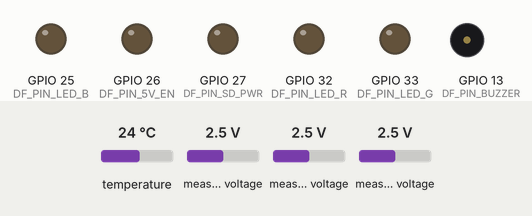
The program below on a simulated ESP32. Parts: output pins drawn as LEDs (lit = HIGH), buzzer (waves = sounding, pin HIGH). Wiring (inferred from the names in the program): DS18B20 sensor: data GPIO 4; ADS1115 converter at I2C address 0x48; DS3231 clock at I2C address 0x68. The inputs (shaded band) are chosen by the test bench; at power-on: temperature 24 °C, measured voltage 2.5 V. The local clock reads 2024-03-15 10:24:30 at power-on unless the program sets it; storage starts empty; EEPROM starts erased. At 4.8 s the program puts the board to deep sleep or switches it off; the recording ends there.

Above: at 1.7 s.
At 3.51 s:
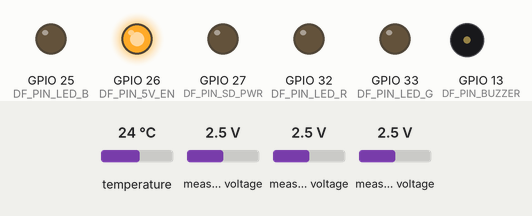
Timing chart, 0 to 4.1 s (numbered marks = the images above):
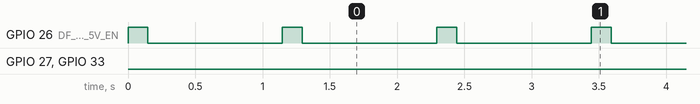

Measured:
- by itself, GPIO 26 (DF_PIN_5V_EN): alternates HIGH for 0.15 s and LOW for 1.0 s
- by itself, GPIO 27 (DF_PIN_SD_PWR): LOW → HIGH at 4.7 s, → LOW 0.04 s later
- by itself, GPIO 33 (DF_PIN_LED_G): LOW → HIGH at 4.8 s

The program:

main.cpp
```cpp
// ============================================================================
// DeltaFiltre — firmware v0.1.0 (ESP32-WROOM-32, Arduino framework)
//
// FIRST IMPLEMENTATION — NOT BENCH-TESTED. No physical prototype exists yet.
// Gate G0 (written supplier confirmation of transmitter overpressure rating)
// must be passed before any hardware is purchased or assembled.
//
// Behaviour (docs/06-method.md, docs/02-architecture.md):
//   - Wake every 60 s, power the switched 5 V rail, burst-sample the two
//     pressure transmitters + the excitation rail through the ADS1115.
//   - Per-minute sample = median of the burst; logged aggregate = median
//     over a 5-minute window of per-sample dP values.
//   - Baseline-relative alarm (delta = 20 kPa default, persistence 3 valid
//     windows, hysteresis 5 kPa). Alarm-only: NO actuation output exists.
//   - Full time series appended to microSD as CSV (schema v1).
//   - Deep sleep between bursts; rails (5 V, SD) are switched off in sleep.
//
// Hardware-independent logic lives in src/core/ and is unit-tested natively
// (firmware/test/test_core.cpp). This file is only wiring + drivers.
// ============================================================================
#include <Arduino.h>
#include <Wire.h>
#include <SPI.h>
#include <SD.h>
#include <Preferences.h>
#include <esp_sleep.h>

#include "config.h"
#include "core/flags.h"
#include "core/median.h"
#include "core/pressure_conv.h"
#include "core/flow_model.h"
#include "core/baseline.h"
#include "core/alarm.h"
#include "core/zero_check.h"
#include "core/window.h"

using namespace df;

// ---------------------------------------------------------------------------
// Persistent state
// ---------------------------------------------------------------------------
static Preferences prefs;
static AlarmConfig alarm_cfg{DF_DELTA_DEFAULT_KPA, DF_HYSTERESIS_KPA, DF_PERSISTENCE};
static AlarmFsm alarm_fsm(alarm_cfg);
static Baseline baseline;
static ZeroCheck zero_check;
static FlowModel flow_model;

// State kept across deep sleep in RTC memory.
RTC_DATA_ATTR static float rtc_up[Window::kMaxSamples];
RTC_DATA_ATTR static float rtc_down[Window::kMaxSamples];
RTC_DATA_ATTR static int rtc_count = 0;
RTC_DATA_ATTR static uint32_t rtc_seq = 0;
RTC_DATA_ATTR static uint32_t rtc_boot = 0;
RTC_DATA_ATTR static int64_t rtc_last_epoch = 0;
RTC_DATA_ATTR static bool rtc_have_pending = false;
RTC_DATA_ATTR static float rtc_pending_dp = 0.0f;  // buffered aggregate if SD failed

// ---------------------------------------------------------------------------
// ADS1115 — minimal register driver (single-shot conversions).
// Powered at 5 V; I2C through a BSS138 level shifter (design §2).
// PGA = +/-6.144 V (design decision: 4.096 V range would saturate).
// ---------------------------------------------------------------------------
static bool ads_write(uint8_t reg, uint16_t val) {
  Wire.beginTransmission(DF_ADDR_ADS1115);
  Wire.write(reg);
  Wire.write((uint8_t)(val >> 8));
  Wire.write((uint8_t)(val & 0xFF));
  return Wire.endTransmission() == 0;
}

static bool ads_read_reg(uint8_t reg, uint16_t& val) {
  Wire.beginTransmission(DF_ADDR_ADS1115);
  Wire.write(reg);
  if (Wire.endTransmission(false) != 0) return false;
  if (Wire.requestFrom(DF_ADDR_ADS1115, 2) != 2) return false;
  val = ((uint16_t)Wire.read() << 8) | Wire.read();
  return true;
}

// Single-shot conversion on mux channel (0..3). Returns volts, or NAN.
static float ads_read_volts(uint8_t channel) {
  // OS=1 (start), MUX=100+channel (AINx vs GND), PGA=000 (+/-6.144 V),
  // MODE=1 (single-shot), DR=100 (128 SPS), comparator disabled.
  uint16_t cfg = 0x8000 | ((uint16_t)(4 + channel) << 12) | 0x0000 | 0x0100 |
                 0x0080 | 0x0003;
  if (!ads_write(0x01, cfg)) return NAN;
  uint16_t status = 0;
  for (int i = 0; i < 20; ++i) {  // wait for OS bit = conversion done
    if (!ads_read_reg(0x01, status)) return NAN;
    if (status & 0x8000) break;
    delay(2);
  }
  uint16_t raw = 0;
  if (!ads_read_reg(0x00, raw)) return NAN;
  return (int16_t)raw * 6.144f / 32768.0f;
}

// ---------------------------------------------------------------------------
// DS3231 RTC — read epoch seconds (UTC). Time is set at commissioning.
// ---------------------------------------------------------------------------
static uint8_t bcd2bin(uint8_t v) { return v - 6 * (v >> 4); }

static bool rtc_read_epoch(int64_t& epoch_out) {
  Wire.beginTransmission(DF_ADDR_DS3231);
  Wire.write(0x00);
  if (Wire.endTransmission(false) != 0) return false;
  if (Wire.requestFrom(DF_ADDR_DS3231, 7) != 7) return false;
  int sec = bcd2bin(Wire.read() & 0x7F);
  int min = bcd2bin(Wire.read());
  int hour = bcd2bin(Wire.read() & 0x3F);
  Wire.read();  // day of week
  int day = bcd2bin(Wire.read());
  int month = bcd2bin(Wire.read() & 0x1F);
  int year = 2000 + bcd2bin(Wire.read());
  // Days since 1970-01-01 (civil algorithm, public domain — H. Hinnant).
  int64_t y = year - (month <= 2);
  int64_t era = (y >= 0 ? y : y - 399) / 400;
  int64_t yoe = y - era * 400;
  int64_t doy = (153 * (month + (month > 2 ? -3 : 9)) + 2) / 5 + day - 1;
  int64_t doe = yoe * 365 + yoe / 4 - yoe / 100 + doy;
  int64_t days = era * 146097 + doe - 719468;
  epoch_out = days * 86400 + hour * 3600 + min * 60 + sec;
  return true;
}

static void epoch_to_iso(int64_t epoch, char* buf, size_t len) {
  int64_t days = epoch / 86400, rem = epoch % 86400;
  if (rem < 0) { rem += 86400; --days; }
  int64_t z = days + 719468;
  int64_t era = (z >= 0 ? z : z - 146096) / 146097;
  int64_t doe = z - era * 146097;
  int64_t yoe = (doe - doe / 1460 + doe / 36524 - doe / 146096) / 365;
  int64_t y = yoe + era * 400;
  int64_t doy = doe - (365 * yoe + yoe / 4 - yoe / 100);
  int64_t mp = (5 * doy + 2) / 153;
  int d = (int)(doy - (153 * mp + 2) / 5 + 1);
  int m = (int)(mp + (mp < 10 ? 3 : -9));
  int yr = (int)(y + (m <= 2));
  snprintf(buf, len, "%04d-%02d-%02dT%02d:%02d:%02dZ", yr, m, d,
           (int)(rem / 3600), (int)((rem % 3600) / 60), (int)(rem % 60));
}

// ---------------------------------------------------------------------------
// DS18B20 — minimal 1-Wire. Conversion is requested at the end of a burst
// and read at the next burst (750 ms conversion fits easily in 60 s), per
// the Phase 6 harmonization: one temperature value per 5-minute aggregate.
// ---------------------------------------------------------------------------
static bool ow_reset() {
  pinMode(DF_PIN_ONEWIRE, OUTPUT);
  digitalWrite(DF_PIN_ONEWIRE, LOW);
  delayMicroseconds(480);
  pinMode(DF_PIN_ONEWIRE, INPUT);
  delayMicroseconds(70);
  bool present = digitalRead(DF_PIN_ONEWIRE) == LOW;
  delayMicroseconds(410);
  return present;
}
static void ow_write_byte(uint8_t b) {
  for (int i = 0; i < 8; ++i) {
    pinMode(DF_PIN_ONEWIRE, OUTPUT);
    digitalWrite(DF_PIN_ONEWIRE, LOW);
    if (b & 1) { delayMicroseconds(6); pinMode(DF_PIN_ONEWIRE, INPUT); delayMicroseconds(64); }
    else { delayMicroseconds(60); pinMode(DF_PIN_ONEWIRE, INPUT); delayMicroseconds(10); }
    b >>= 1;
  }
}
static uint8_t ow_read_byte() {
  uint8_t b = 0;
  for (int i = 0; i < 8; ++i) {
    pinMode(DF_PIN_ONEWIRE, OUTPUT);
    digitalWrite(DF_PIN_ONEWIRE, LOW);
    delayMicroseconds(6);
    pinMode(DF_PIN_ONEWIRE, INPUT);
    delayMicroseconds(9);
    if (digitalRead(DF_PIN_ONEWIRE)) b |= (1u << i);
    delayMicroseconds(55);
  }
  return b;
}
static float ds18b20_read_c() {  // reads the conversion requested last burst
  if (!ow_reset()) return NAN;
  ow_write_byte(0xCC);  // SKIP ROM (single device on the bus)
  ow_write_byte(0xBE);  // READ SCRATCHPAD
  uint8_t lo = ow_read_byte(), hi = ow_read_byte();
  int16_t raw = ((int16_t)hi << 8) | lo;
  return raw * 0.0625f;
}
static void ds18b20_start_conversion() {
  if (!ow_reset()) return;
  ow_write_byte(0xCC);
  ow_write_byte(0x44);  // CONVERT T
}

// ---------------------------------------------------------------------------
// Signalling: tricolor LED + buzzer (local only — the product has no
// actuation output of any kind, spec EF-22).
// ---------------------------------------------------------------------------
static void set_led(bool r, bool g, bool b) {
  digitalWrite(DF_PIN_LED_R, r ? HIGH : LOW);
  digitalWrite(DF_PIN_LED_G, g ? HIGH : LOW);
  digitalWrite(DF_PIN_LED_B, b ? HIGH : LOW);
}
static void signal_state(AlarmState s, bool drift_warn) {
  if (drift_warn) { set_led(true, true, false); return; }   // amber: sensor warning
  switch (s) {
    case AlarmState::ALARM: set_led(true, false, false); break;
    case AlarmState::PENDING: set_led(true, true, false); break;
    default: set_led(false, true, false); break;            // green: normal
  }
}

// ---------------------------------------------------------------------------
// SD logging — open/append/flush/close per record (docs/04-data-format.md).
// ---------------------------------------------------------------------------
static bool sd_append_line(const char* line) {
  digitalWrite(DF_PIN_SD_PWR, HIGH);
  delay(10);
  bool ok = false;
  if (SD.begin(DF_PIN_SD_CS)) {
    char path[24];
    int64_t ep;
    if (rtc_read_epoch(ep)) {
      char iso[24];
      epoch_to_iso(ep, iso, sizeof(iso));
      snprintf(path, sizeof(path), "/DF-%.4s-%.2s.csv", iso, iso + 5);
    } else {
      snprintf(path, sizeof(path), "/DF-unknown.csv");
    }
    File f = SD.open(path, FILE_APPEND);
    if (f) {
      if (f.size() == 0) {
        f.printf("# deltafiltre-log schema=%d fw=%s\n", DF_LOG_SCHEMA, DF_FW_VERSION);
        f.println("seq,boot,ts_iso8601,p_up_kpa,p_down_kpa,dp_kpa,t_water_c,"
                  "dp_norm_kpa,excess_kpa,baseline_kpa,alarm_state,vbat_v,flags");
      }
      f.print(line);
      f.flush();
      f.close();
      ok = true;
    }
    SD.end();
  }
  digitalWrite(DF_PIN_SD_PWR, LOW);
  return ok;
}

// ---------------------------------------------------------------------------
// Config persistence (NVS): baseline, flow model, alarm delta, zero state.
// ---------------------------------------------------------------------------
static void load_state() {
  prefs.begin("deltafiltre", true);
  baseline.b0_kpa = prefs.getFloat("b0", 0.0f);
  baseline.bn_kpa = prefs.getFloat("bn", 0.0f);
  baseline.cleaning_count = prefs.getInt("nclean", 0);
  baseline.captured = prefs.getBool("bcapt", false);
  flow_model.k = prefs.getFloat("fk", 0.0f);
  flow_model.n = prefs.getFloat("fn", 0.0f);
  flow_model.q_ref = prefs.getFloat("fqref", 0.0f);
  flow_model.valid = prefs.getBool("fvalid", false);
  alarm_cfg.delta_kpa = prefs.getFloat("delta", DF_DELTA_DEFAULT_KPA);
  zero_check.valid = prefs.getBool("zvalid", false);
  zero_check.drift_suspected = prefs.getBool("zdrift", false);
  zero_check.last_dp_zero_kpa = prefs.getFloat("zdp", 0.0f);
  prefs.end();
  alarm_fsm = AlarmFsm(alarm_cfg);
}
static void save_state() {
  prefs.begin("deltafiltre", false);
  prefs.putFloat("b0", baseline.b0_kpa);
  prefs.putFloat("bn", baseline.bn_kpa);
  prefs.putInt("nclean", baseline.cleaning_count);
  prefs.putBool("bcapt", baseline.captured);
  prefs.putFloat("fk", flow_model.k);
  prefs.putFloat("fn", flow_model.n);
  prefs.putFloat("fqref", flow_model.q_ref);
  prefs.putBool("fvalid", flow_model.valid);
  prefs.putFloat("delta", alarm_cfg.delta_kpa);
  prefs.putBool("zvalid", zero_check.valid);
  prefs.putBool("zdrift", zero_check.drift_suspected);
  prefs.putFloat("zdp", zero_check.last_dp_zero_kpa);
  prefs.end();
}

// ---------------------------------------------------------------------------
// One burst: sample, accumulate, and every 5th burst close the window.
// ---------------------------------------------------------------------------
static void run_burst() {
  // Power the measurement rail; respect transmitter warm-up.
  digitalWrite(DF_PIN_5V_EN, HIGH);
  delay(120);

  TransmitterSpec spec{DF_TX_V_ZERO, DF_TX_V_FS, DF_TX_FS_KPA, 5.0f};
  Median<DF_BURST_SAMPLES> b_up, b_down;
  uint16_t flags = FLAG_NONE;
  float v_exc = ads_read_volts(3);  // AIN3: excitation rail (ratiometric ref)
  for (int i = 0; i < DF_BURST_SAMPLES; ++i) {
    float v_up = ads_read_volts(0);
    float v_dn = ads_read_volts(1);
    if (!isnan(v_up)) b_up.push(voltage_to_kpa(spec, v_up, v_exc, flags));
    if (!isnan(v_dn)) b_down.push(voltage_to_kpa(spec, v_dn, v_exc, flags));
  }
  float t_water = ds18b20_read_c();   // conversion requested at previous burst
  ds18b20_start_conversion();         // start the next one
  digitalWrite(DF_PIN_5V_EN, LOW);

  if (b_up.empty() || b_down.empty()) return;  // sensor read failure: skip
  if (rtc_count < (int)Window::kMaxSamples) {
    rtc_up[rtc_count] = b_up.median();
    rtc_down[rtc_count] = b_down.median();
    ++rtc_count;
  }
  if (rtc_count < DF_WINDOW_MINUTES) return;  // window not complete yet

  // ---- Close the 5-minute window ------------------------------------------
  Window w;
  for (int i = 0; i < rtc_count; ++i) w.push_sample(rtc_up[i], rtc_down[i]);
  rtc_count = 0;
  WindowAggregate agg = w.aggregate(isnan(t_water) ? 0.0f : t_water);

  int64_t epoch = 0;
  bool have_time = rtc_read_epoch(epoch);
  if (have_time && rtc_last_epoch > 0 && epoch < rtc_last_epoch) flags |= FLAG_TIME_JUMP;
  if (have_time) rtc_last_epoch = epoch;

  // Flow-state proxy (v1 limitation, documented in docs/06-method.md §2):
  // with no flow sensor, a window counts as flowing when the downstream
  // pressure is meaningfully above static-zero. Invalid windows never feed
  // the alarm persistence counter.
  bool valid = agg.p_down_kpa > 5.0f;
  if (!valid) flags |= FLAG_NO_FLOW;
  if (!zero_check.valid || zero_check.drift_suspected) flags |= FLAG_ZERO_UNVERIFIED;
  if (zero_check.drift_suspected) flags |= FLAG_SENSOR_DRIFT;

  float dp_norm = agg.dp_kpa;  // no live Q estimate in v1: regime-windowed compare
  float excess = baseline.captured ? baseline.excess(dp_norm) : 0.0f;
  AlarmState st = baseline.captured ? alarm_fsm.update(excess, valid)
                                    : AlarmState::OK;

  float vbat = analogRead(DF_PIN_VBAT) * (3.3f / 4095.0f) * 2.0f;  // divider x2
  if (vbat > 0.5f && vbat < DF_VBAT_ALERT_V) flags |= FLAG_LOW_BATT;

  char iso[24] = "";
  if (have_time) epoch_to_iso(epoch, iso, sizeof(iso));
  const char* st_txt = st == AlarmState::ALARM ? "ALARM"
                       : st == AlarmState::PENDING ? "PENDING" : "OK";
  char line[256];
  snprintf(line, sizeof(line),
           "%lu,%lu,%s,%.2f,%.2f,%.2f,%.1f,%.2f,%.2f,%.2f,%s,%.2f,%u\n",
           (unsigned long)++rtc_seq, (unsigned long)rtc_boot, iso,
           agg.p_up_kpa, agg.p_down_kpa, agg.dp_kpa, agg.t_water_c, dp_norm,
           excess, baseline.bn_kpa, st_txt, vbat, (unsigned)flags);
  if (!sd_append_line(line)) {
    rtc_have_pending = true;   // keep last dP for the FAULT indication
    rtc_pending_dp = agg.dp_kpa;
  }
  signal_state(st, zero_check.drift_suspected);
  if (st == AlarmState::ALARM) {  // short audible signal at alarm onset windows
    digitalWrite(DF_PIN_BUZZER, HIGH);
    delay(150);
    digitalWrite(DF_PIN_BUZZER, LOW);
  }
  if (vbat > 0.5f && vbat < DF_VBAT_SHUTDOWN_V) {
    // Clean shutdown above the protection board's last-resort cutoff.
    esp_sleep_disable_wakeup_source(ESP_SLEEP_WAKEUP_ALL);
    esp_deep_sleep_start();
  }
}

void setup() {
  ++rtc_boot;
  pinMode(DF_PIN_5V_EN, OUTPUT);
  pinMode(DF_PIN_SD_PWR, OUTPUT);
  pinMode(DF_PIN_LED_R, OUTPUT);
  pinMode(DF_PIN_LED_G, OUTPUT);
  pinMode(DF_PIN_LED_B, OUTPUT);
  pinMode(DF_PIN_BUZZER, OUTPUT);
  digitalWrite(DF_PIN_5V_EN, LOW);
  digitalWrite(DF_PIN_SD_PWR, LOW);
  Wire.begin(DF_PIN_SDA, DF_PIN_SCL);
  SPI.begin(DF_PIN_SD_SCK, DF_PIN_SD_MISO, DF_PIN_SD_MOSI, DF_PIN_SD_CS);
  load_state();
  run_burst();
  // Sleep until the next minute boundary burst.
  esp_sleep_enable_timer_wakeup(DF_BURST_PERIOD_US);
  esp_light_sleep_start();   // light sleep in v0.1; deep-sleep current work
                             // is a Phase 6 power-budget item (bare module,
                             // switched rails) before any autonomy claim.
  esp_sleep_disable_wakeup_source(ESP_SLEEP_WAKEUP_TIMER);
}

void loop() {
  run_burst();
  esp_sleep_enable_timer_wakeup(DF_BURST_PERIOD_US);
  esp_light_sleep_start();
  esp_sleep_disable_wakeup_source(ESP_SLEEP_WAKEUP_TIMER);
}
```

alarm.h
```cpp
// DeltaFiltre — baseline-relative alarm state machine (docs/06-method.md §4).
//
//   E(t) = dP_norm(t) - B_n
//   Alarm ON : E >= delta for `persistence` consecutive VALID windows
//   Alarm OFF: E <  delta - hysteresis
// Invalid windows (no flow, transient, sensor fault) never advance the
// persistence counter and never clear an active alarm.
#pragma once
#include <cstdint>

namespace df {

enum class AlarmState : uint8_t { OK, PENDING, ALARM };

struct AlarmConfig {
  float delta_kpa = 20.0f;       // adjustable 20-40 kPa (spec EF-11)
  float hysteresis_kpa = 5.0f;   // h
  uint8_t persistence = 3;       // consecutive valid windows required
};

class AlarmFsm {
 public:
  explicit AlarmFsm(AlarmConfig cfg) : cfg_(cfg) {}

  // Feed one 5-minute window. `valid` = window may be compared to baseline.
  // Returns the state after this window.
  AlarmState update(float excess_kpa, bool valid) {
    if (!valid) return state_;  // frozen: no advance, no clear
    if (state_ == AlarmState::ALARM) {
      if (excess_kpa < cfg_.delta_kpa - cfg_.hysteresis_kpa) {
        state_ = AlarmState::OK;
        pending_ = 0;
      }
      return state_;
    }
    if (excess_kpa >= cfg_.delta_kpa) {
      if (++pending_ >= cfg_.persistence) {
        state_ = AlarmState::ALARM;
        pending_ = 0;
      } else {
        state_ = AlarmState::PENDING;
      }
    } else {
      pending_ = 0;
      state_ = AlarmState::OK;
    }
    return state_;
  }

  AlarmState state() const { return state_; }
  uint8_t pending() const { return pending_; }
  void reset() { state_ = AlarmState::OK; pending_ = 0; }

 private:
  AlarmConfig cfg_;
  AlarmState state_ = AlarmState::OK;
  uint8_t pending_ = 0;
};

}  // namespace df
```

Source omitted: baseline.h (1232 bytes), flags.h (894 bytes), flow_model.h (2028 bytes), median.h (1309 bytes), pressure_conv.h (1537 bytes), window.h (1358 bytes), zero_check.h (976 bytes), config.h (2653 bytes)
